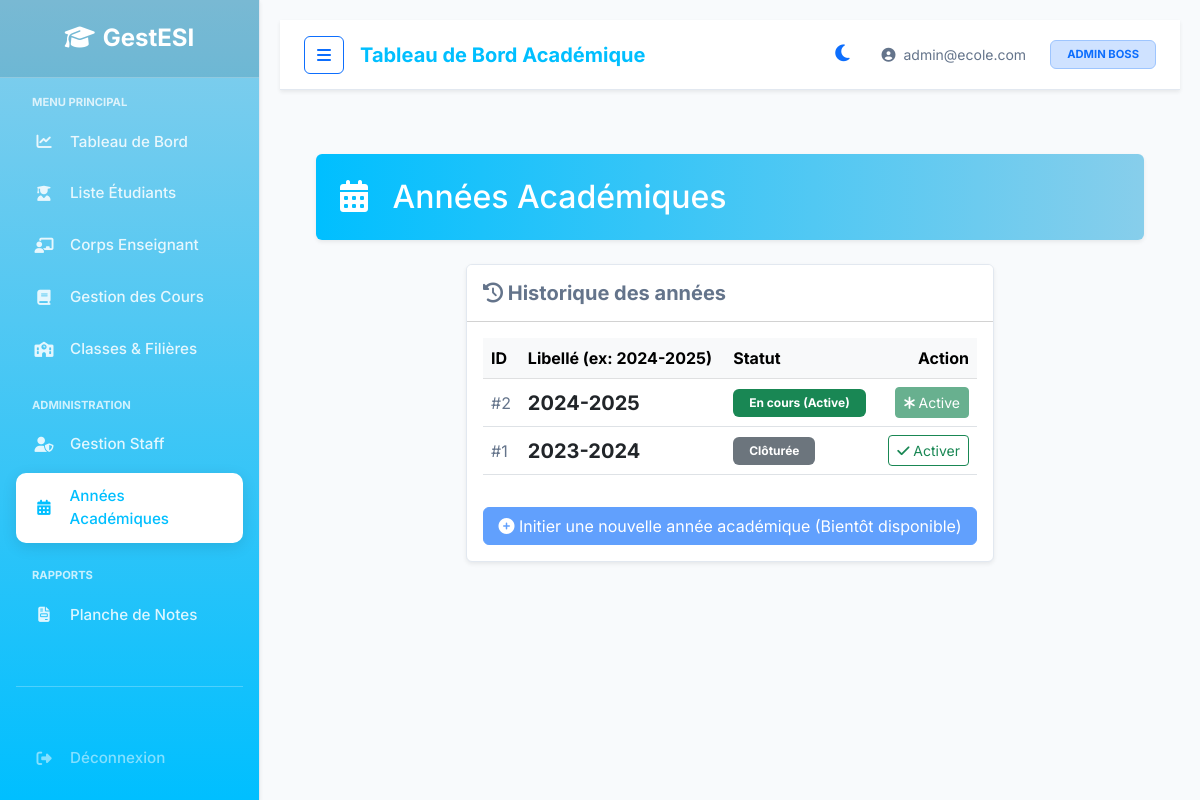
Screenshot of /index.php?url=year/index (signed in) with the database file from the repository.
### tables this page shows
CREATE TABLE IF NOT EXISTS annee_academique (
    id_annee INT AUTO_INCREMENT PRIMARY KEY,
    libelle VARCHAR(50) NOT NULL UNIQUE,
    est_active TINYINT(1) DEFAULT 0
);

### app/Controllers/YearController.php (called while the page is built, shortened)
<?php
class YearController extends Controller {
    public function index() {
        $db = Database::getInstance();
        $stmt = $db->query("SELECT * FROM annee_academique ORDER BY id_annee DESC");
        $years = $stmt->fetchAll();
        $this->view('year/index', ['years' => $years]);
    }
}

### app/Core/Router.php (called while the page is built, shortened)
<?php
class Router {
    protected $method = 'index';
    public function __construct() {
        $url = $this->parseUrl();
        if (isset($url[0]) && file_exists('../app/Controllers/' . ucfirst($url[0]) . 'Controller.php')) {
            unset($url[0]);
        }
        $this->controller = new $controllerClass;
        if (isset($url[1])) {
            if (method_exists($this->controller, $url[1])) {
                $this->method = $url[1];
                unset($url[1]);
            }
        }
        $this->params = $url ? array_values($url) : [];
        call_user_func_array([$this->controller, $this->method], $this->params);
    }
    public function parseUrl() {
        if (isset($_GET['url'])) {
            return explode('/', filter_var(rtrim($_GET['url'], '/'), FILTER_SANITIZE_URL));
        }
        return [];
    }
}

### public/index.php (called while the page is built, shortened)
<?php
$app = new Router();

### app/Core/Security.php (called while the page is built, shortened)
<?php
class Security {
    public static function escape($html) {
        return htmlspecialchars($html, ENT_QUOTES | ENT_HTML5, 'UTF-8');
    }
}

### app/Views/year/index.php (the view)
<?php require_once '../app/Views/layout/header.php'; ?>
<div class="row">
    <div class="col-12 text-white p-4 rounded d-flex align-items-center mb-4 mt-3 shadow-sm" style="background: linear-gradient(90deg, #00BFFF, #87CEEB);">
        <h2 class="m-0"><i class="fas fa-calendar-alt me-3"></i> Années Académiques</h2>
    </div>
</div>
<div class="row">
    <div class="col-md-8 mx-auto">
        <div class="card shadow-sm border-0">
            <div class="card-header bg-white pb-0 pt-3">
                <h5 class="fw-bold text-muted mb-3"><i class="fas fa-history"></i> Historique des années</h5>
            </div>
            <div class="card-body">
                <table class="table table-hover align-middle">
                    <thead class="table-light">
                        <tr>
                            <th>ID</th>
                            <th>Libellé (ex: 2024-2025)</th>
                            <th>Statut</th>
                            <th class="text-end">Action</th>
                        </tr>
                    </thead>
                    <tbody>
                        <?php foreach($years as $year): ?>
                        <tr>
                            <td class="text-muted">#<?php echo $year->id_annee; ?></td>
                            <td class="fw-bold fs-5"><?php echo \App\Core\Security::escape($year->libelle); ?></td>
                            <td>
                                <?php if($year->est_active == 1): ?>
                                    <span class="badge bg-success px-3 py-2">En cours (Active)</span>
                                <?php else: ?>
                                    <span class="badge bg-secondary px-3 py-2">Clôturée</span>
                                <?php endif; ?>
                            </td>
                            <td class="text-end">
                                <?php if($year->est_active != 1): ?>
                                    <button class="btn btn-sm btn-outline-success" onclick="alert('Fonctionnalité de bascule d\'année académique non activée dans cette démo.')"><i class="fas fa-check"></i> Activer</button>
                                <?php else: ?>
                                    <button class="btn btn-sm btn-success" disabled><i class="fas fa-asterisk"></i> Active</button>
                                <?php endif; ?>
                            </td>
                        </tr>
                        <?php endforeach; ?>
                    </tbody>
                </table>
                 <button class="btn btn-primary mt-3 w-100 disabled text-white"><i class="fas fa-plus-circle"></i> Initier une nouvelle année académique (Bientôt disponible)</button>
            </div>
        </div>
    </div>
</div>
<?php require_once '../app/Views/layout/footer.php'; ?>

### public/css/style.css (style rules this page uses)
:root { --primary-color: #00BFFF; --secondary-color: #87CEEB; --accent-color: #0097a7; --body-bg: #f8fafc; --card-bg: #ffffff; --navbar-bg: #ffffff; --sidebar-gradient: linear-gradient(180deg, #87CEEB 0%, #00BFFF 100%); --text-main: #334155; --text-muted: #64748b; --text-on-primary: #ffffff; --border-color: #e2e8f0; --input-bg: #ffffff; --table-header-bg: #2c3e50; --table-hover: #f1f5f9; }
body { font-family: 'Inter', 'Segoe UI', sans-serif; background-color: var(--body-bg); color: var(--text-main); transition: background-color 0.3s ease, color 0.3s ease; }
.text-muted { color: var(--text-muted) !important; }
.card { background-color: var(--card-bg) !important; border: 1px solid var(--border-color) !important; color: var(--text-main); }
.table { color: var(--text-main) !important; }
.table thead { background-color: var(--table-header-bg) !important; color: white !important; }

### rows the page displays
annee_academique: id_annee "2", libelle "2024-2025", est_active "En cours (Active)"
annee_academique: id_annee "1", libelle "2023-2024", est_active "Clôturée"

### other values shown
APP_NAME "GestESI"
$_SESSION['email'] "admin@ecole.com"
$roles[$_SESSION['role']] "ADMIN BOSS"
